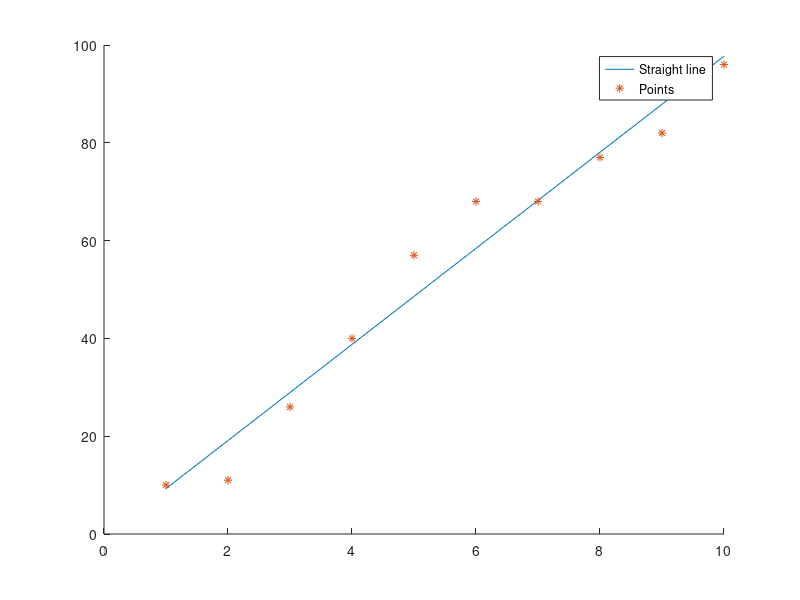

This figure's MATLAB source:
vec = randi([0,100],1,10);
vec = sort(vec);
p = polyfit(1:10,vec,1);
hold
plot(1:10,polyval(p,1:10))
plot(1:10,vec,'*')
legend('Straight line','Points')